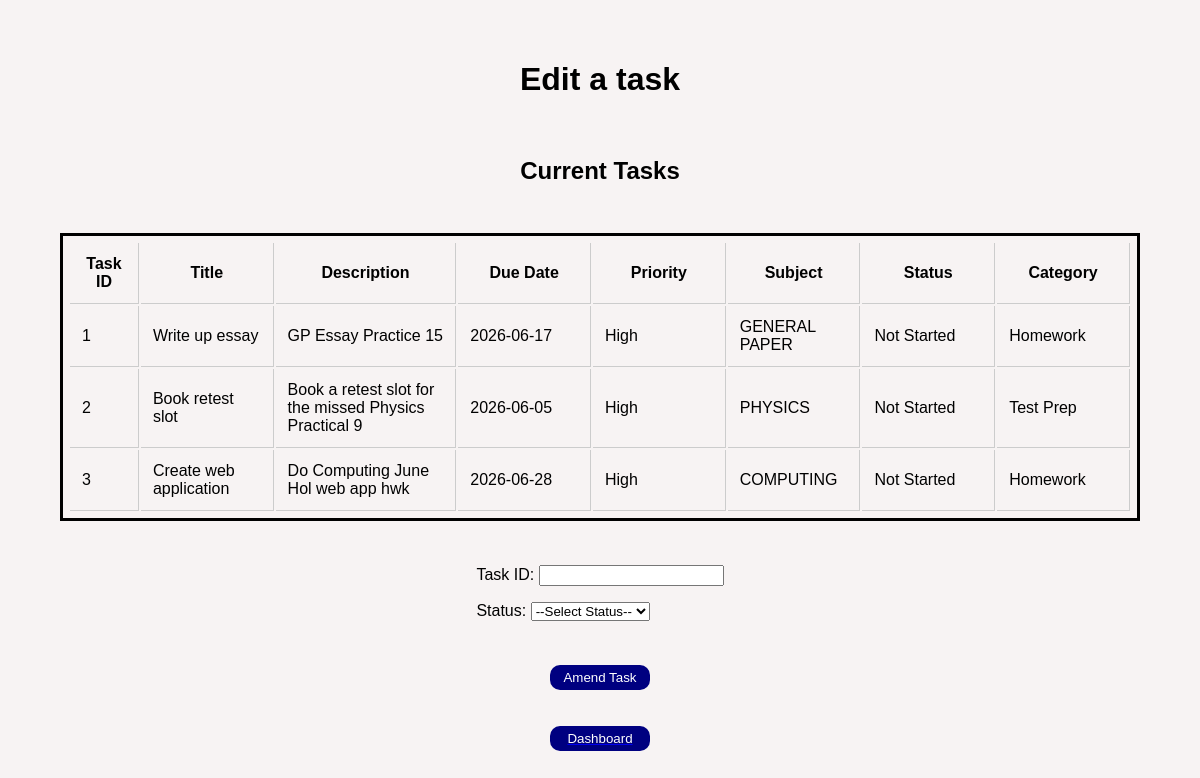
The app's page /edit_task (signed in) with its own data.
### tables this page shows
CREATE TABLE "TASKS" (
	"taskID"	INTEGER NOT NULL,
	"title"		TEXT NOT NULL,
	"description"	TEXT,
	"dueDate"	TEXT NOT NULL,
	"priority"	TEXT NOT NULL,
	"userID"	INTEGER NOT NULL,
	"subjectID"	INTEGER NOT NULL,
	"statusID"	INTEGER NOT NULL,
	"categoryID"	INTEGER NOT NULL,
	PRIMARY KEY("taskID" AUTOINCREMENT),
	FOREIGN KEY("categoryID") REFERENCES "TASK_CATEGORIES"("categoryID"),
	FOREIGN KEY("statusID") REFERENCES "TASK_STATUS"("statusID"),
	FOREIGN KEY("subjectID") REFERENCES "SUBJECTS"("subjectID"),
	FOREIGN KEY("userID") REFERENCES "USERS"("userID")
        );

CREATE TABLE "SUBJECTS" (
	"subjectID"	INTEGER NOT NULL,
	"subjectName"	TEXT NOT NULL,
	"userID"	INTEGER NOT NULL,
	PRIMARY KEY("subjectID" AUTOINCREMENT),
	FOREIGN KEY("userID") REFERENCES "USERS"("userID")
        );

CREATE TABLE "TASK_STATUS" (
	"statusID"	INTEGER NOT NULL,
	"statusName"	TEXT NOT NULL,
	PRIMARY KEY("statusID")
        );

CREATE TABLE "TASK_CATEGORIES" (
	"categoryID"	INTEGER NOT NULL,
	"categoryName"	TEXT NOT NULL,
	PRIMARY KEY("categoryID")
        );

### server.py (the view)
@app.route("/edit_task")
def amend_task_page():
    if "userID" not in session:
        return redirect(url_for('loginpage'))
    user_id = session["userID"]
    tasks = tasks_display(user_id)
    return render_template("task_amend.html", user_tasks=tasks)

### server.py (called while the page is built)
def tasks_display(userID):
    tasks_query = """SELECT
    TASKS.taskID,
    TASKS.title,
    TASKS.description,
    TASKS.dueDate,
    TASKS.priority,
    SUBJECTS.subjectName,
    TASK_STATUS.statusName,
    TASK_CATEGORIES.categoryName
    FROM TASKS INNER JOIN SUBJECTS ON TASKS.subjectID = SUBJECTS.subjectID INNER JOIN TASK_STATUS ON TASKS.statusID = TASK_STATUS.statusID INNER JOIN TASK_CATEGORIES ON TASKS.categoryID = TASK_CATEGORIES.categoryID
     WHERE TASKS.userID = ?"""
    connection = sqlite3.connect("study_planner.db") #Connects python script to student_planner.db
    cursor = connection.cursor() #Used to perform operations in database
    cursor.execute(tasks_query, (int(userID),))
    results = cursor.fetchall() #Assigns all value pointed at by cursor to results
    connection.close() #Terminates connection
    return results

### templates/task_amend.html (shortened to what this page needs)
<html>
        <link rel="stylesheet" href="{{ url_for('static', filename='styles.css') }}">
    <body>
        <h1>Edit a task</h1>
        <br>
        <h2>Current Tasks</h2>
        <br>
        <table>
            <tr>
                <th class="col-small">Task ID</th>
                <th class="col-medium">Title</th>
                <th class="col-long">Description</th>
                <th class="col-medium">Due Date</th>
                <th class="col-medium">Priority</th>
                <th class="col-medium">Subject</th>
                <th class="col-medium">Status</th>
                <th class="col-medium">Category</th>
            </tr>
            {% for task in user_tasks %}
                <tr>
                    <td>{{task[0]}}</td>
                    <td>{{task[1]}}</td>
                    <td>{{task[2]}}</td>
                    <td>{{task[3]}}</td>
                    <td>{{task[4]}}</td>
                    <td>{{task[5]}}</td>
                    <td>{{task[6]}}</td>
                    <td>{{task[7]}}</td>
                </tr>
                {% endfor %}
        </table>
        <br>
        <form action="/update_task" method="POST">
            <p>Task ID: <input type="number" name="taskID" required></p>
            <p>Status:
                <select name="status" required>
                    <option value="" disabled selected>--Select Status--</option>
                </select>
            </p>
			<br>
			<button type="submit" class="button-style">Amend Task</button>
		</form>
        <a href="{{ url_for('dashboard') }}">
            <button class="button-style">Dashboard</button>
        </a>
    </body>
</html>

### static/styles.css (style rules this page uses)
body { background-color: rgba(247, 243, 243, 0.959); background-repeat: no-repeat; background-attachment: fixed; font-family: "Consolas", sans-serif; margin: 0; padding: 0; display: flex; flex-direction: column; align-items: center; justify-content: center; min-height: 100vh; }
table { table-layout: fixed; width: 90%; max-width: 90%; padding: 5px; border: solid black 3px; margin: 10px; }
th, td { padding: 12px; border-bottom: 1px solid #ccc; border-right: 1px solid #ccc; white-space: normal; overflow-wrap: break-word; word-break: break-word; }
.col-small { width: 15%; }
.col-medium { width: 35%; }
.col-long { width: 50%; }
.button-style { display: block; margin: 10px auto; width: max-content; min-width: 100px; padding: 5px 7px; background-color: navy; color: white; border-radius: 10px; text-align: center; text-decoration: none; cursor: pointer; transition: all 0.3s ease; border: none; appearance: none; }

### records on screen
TASKS: taskID "1", title "Write up essay", description "GP Essay Practice 15", dueDate "2026-06-17", priority "High", subjectName "GENERAL PAPER", statusName "Not Started", categoryName "Homework"
TASKS: taskID "2", title "Book retest slot", description "Book a retest slot for the missed Physics Practical 9", dueDate "2026-06-05", priority "High", subjectName "PHYSICS", statusName "Not Started", categoryName "Test Prep"
TASKS: taskID "3", title "Create web application", description "Do Computing June Hol web app hwk", dueDate "2026-06-28", priority "High", subjectName "COMPUTING", statusName "Not Started", categoryName "Homework"
